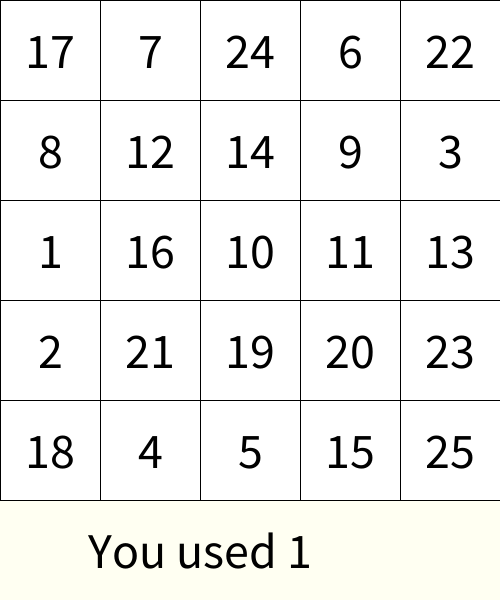
Frame 1 (no input)
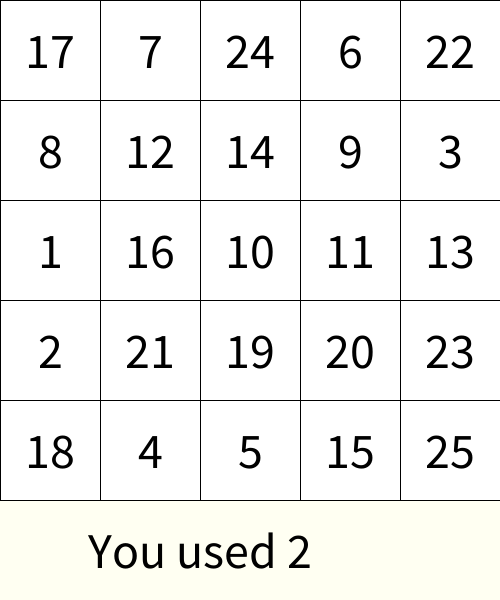
Frame 60 (the mouse pressed at the canvas centre just before this capture)
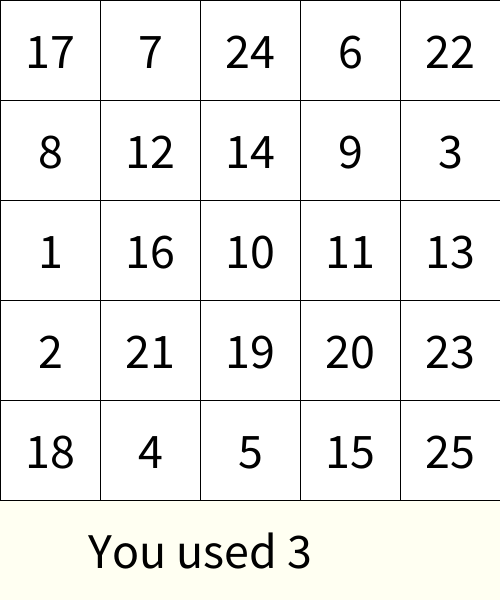
Frame 120 (the mouse held since frame 60 and released just before this capture)

The Processing sketch that drew these frames (run headless with seeded random() and noise(); from frame 60 on, the mouse is pressed at the canvas centre):

// Processing sketch: week06_7_schulte_table07_millis
// ── week06_7_schulte_table07_millis.pde
int[] used =new int [26];
int[][]table=new int[5][5];
void setup() {
  size(500, 600);
  textSize(50);
  textAlign(CENTER, CENTER);
  for (int i=0; i<5; i++) {
    for (int j=0; j<5; j++) {
      int now=int (random(1, 26));
      while (used[now]==1) now=int(random(1, 26));
      table[i][j]=now;
      used[now]=1;
    }
  }
}
int [][]pressed=new int[5][5];
void draw() {
  background(#FFFFF2);
  for (int i=0; i<5; i++) {
    for (int j=0; j<5; j++) {
      if (pressed[i][j]==1)fill(128);
      else fill(255);
      rect(j*100, i*100, 100, 100);
      fill(0);text(""+table[i][j], 50+j*100, 50+i*100);
      
    }
  }
  text("You used "+millis()/1000,200,550);
}
int want= 1;
void mousePressed() {
  int i=mouseY/100, j=mouseX/100;
  if (table[i][j]==want) {
    pressed[i][j]=1;
    want++;
  }
}
